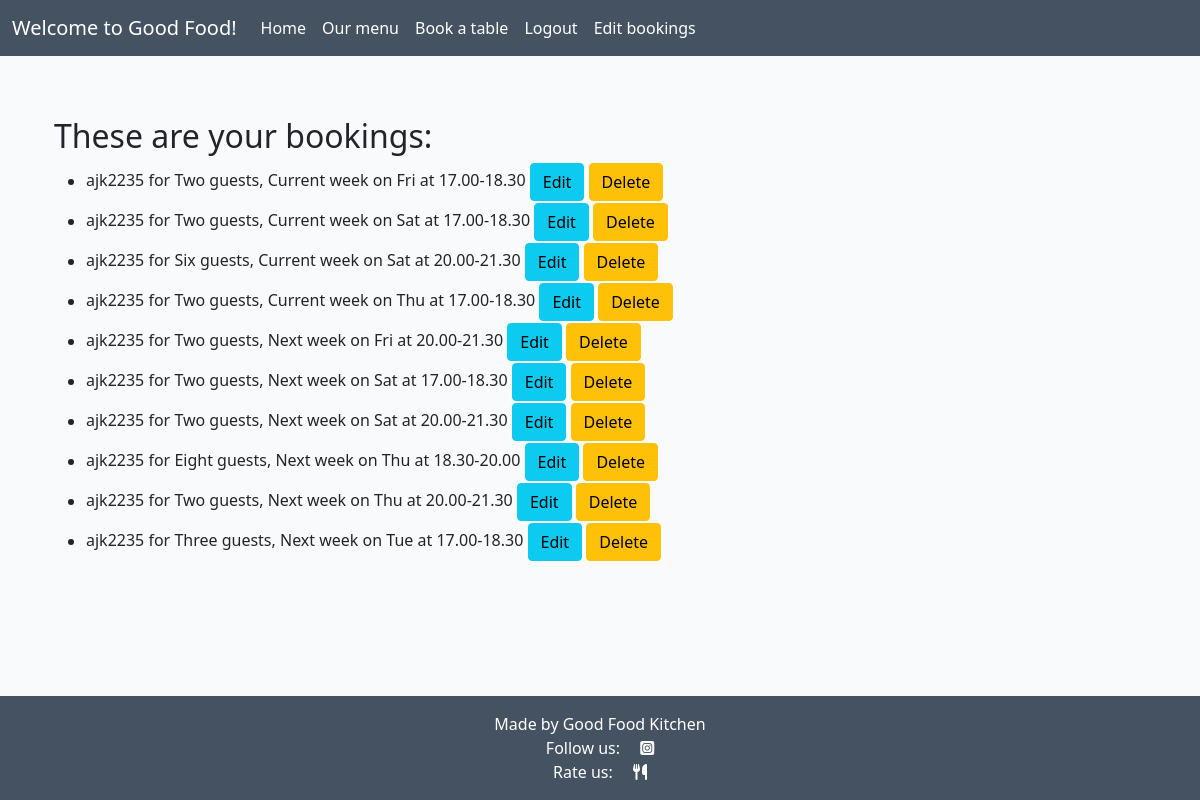
/booking_list (signed in), run on an earlier commit of the app's database.
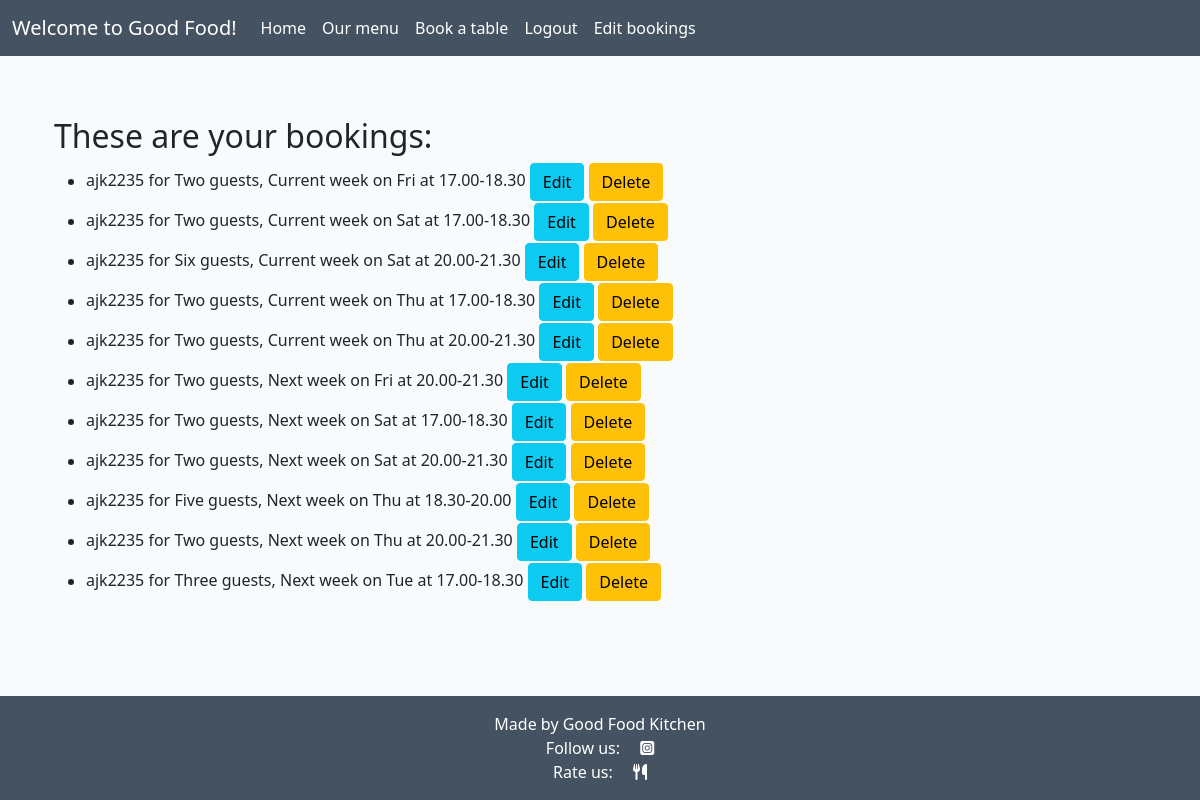
And on a later commit of the database.
### booktable/models.py (models this page shows, shortened)
class Booking(models.Model):
    THISWEEK = 'Current week'
    NEXTWEEK = 'Next week'
    WEEK_CHOICES = [
        (THISWEEK, 'This week'),
        (NEXTWEEK, 'Next week'),
    ]
    TUESDAY = 'Tue'
    WEDNESDAY = 'Wed'
    THURSDAY = 'Thu'
    FRIDAY = 'Fri'
    SATURDAY = 'Sat'
    OPENING_DAYS_CHOICES = [
        (TUESDAY, 'Tuesday'),
        (WEDNESDAY, 'Wednesday'),
        (THURSDAY, 'Thursday'),
        (FRIDAY, 'Friday'),
        (SATURDAY, 'Saturday'),
    ]
    DINNER1 = '17.00-18.30'
    DINNER2 = '18.30-20.00'
    DINNER3 = '20.00-21.30'
    SEATING_TIMES_CHOICES = [
        (DINNER1, '17.00-18.30'),
        (DINNER2, '18.30-20.00'),
        (DINNER3, '20.00-21.30'),
    ]
    ONE = 'One guest'
    TWO = 'Two guests'
    THREE = 'Three guests'
    FOUR = 'Four guests'
    FIVE = 'Five guests'
    SIX = 'Six guests'
    SEVEN = 'Seven guests'
    EIGHT = 'Eight guests'
    NUMBER_OF_GUESTS = [
        (ONE, 'One guest'),
        (TWO, 'Two guests'),
        (THREE, 'Three guests'),
        (FOUR, 'Four guests'),
        (FIVE, 'Five guests'),
        (SIX, 'Six guests'),
        (SEVEN, 'Seven guests'),
        (EIGHT, 'Eight guests'),
    ]
    booking_week = models.CharField(
        max_length=12,
        choices=WEEK_CHOICES,
        default=THISWEEK,
    )
    booking_day = models.CharField(
        max_length=10,
        choices=OPENING_DAYS_CHOICES,
        default=TUESDAY,
    )
    booking_time = models.CharField(
        max_length=20,
        choices=SEATING_TIMES_CHOICES,
        default=DINNER1,
    )
    booking_made = timezone.now()
    number_of_guests = models.CharField(
        max_length=20,
        choices=NUMBER_OF_GUESTS,
        default=TWO,
    )
    allergies = models.TextField(
        max_length=100,
        verbose_name='Allergies',
        blank=True,
    )
    guest = models.ForeignKey(User, on_delete=models.CASCADE, related_name="booking")
    objects = models.Manager()
    class Meta:
        ordering = ('booking_week', 'booking_day', 'booking_time')
        unique_together = ('guest', 'booking_week', 'booking_day', 'booking_time')

### booktable/views.py (the view)
# urls.py: path('booking_list', views.get_booking, name='booking_list'),
def get_booking(request):
    booking_list = Booking.objects.filter(guest=request.user)
    return render(request, 'booking_list.html', {'booking_list': booking_list})

### templates/booking_list.html
{% extends "base.html" %}
{% block content %}
<div class="col-12 mt-3 left">
    <div class="row">
        <div class="card-body">
            <div class="cover-text">
                {% if user.is_authenticated %}
                <br/>
                <div class="container">
                    <h2>These are your bookings:</h2>
                    <ul>
                        {% for booking in booking_list %}
                        <tr>
                            <td>
                                <li class="delete-items">{{ booking.guest }} for {{ booking.number_of_guests}}, {{ booking.booking_week}} on {{ booking.booking_day}} at {{ booking.booking_time}}
                            </td>
                            <td>
                                <a href="{% url 'edit-booking' booking.id %}" class="btn btn-info btn-xs">Edit</a>
                                <a href="{% url 'delete-booking' booking.id %}" class="btn btn-warning btn-xs">Delete</a></li>
                            </td>
                        </tr>
                        {% endfor %}
                    </ul>
                </div>
                {% endif %}
            </div>
        </div>
    </div>
</div>
{% endblock %}

What changed in the data, as far as the page shows it:
added Booking: guest "ajk2235", number_of_guests "Two guests", booking_week "Current week", booking_day "Thu", booking_time "20.00-21.30"
changed Booking: number_of_guests "Eight guests" → "Five guests"
